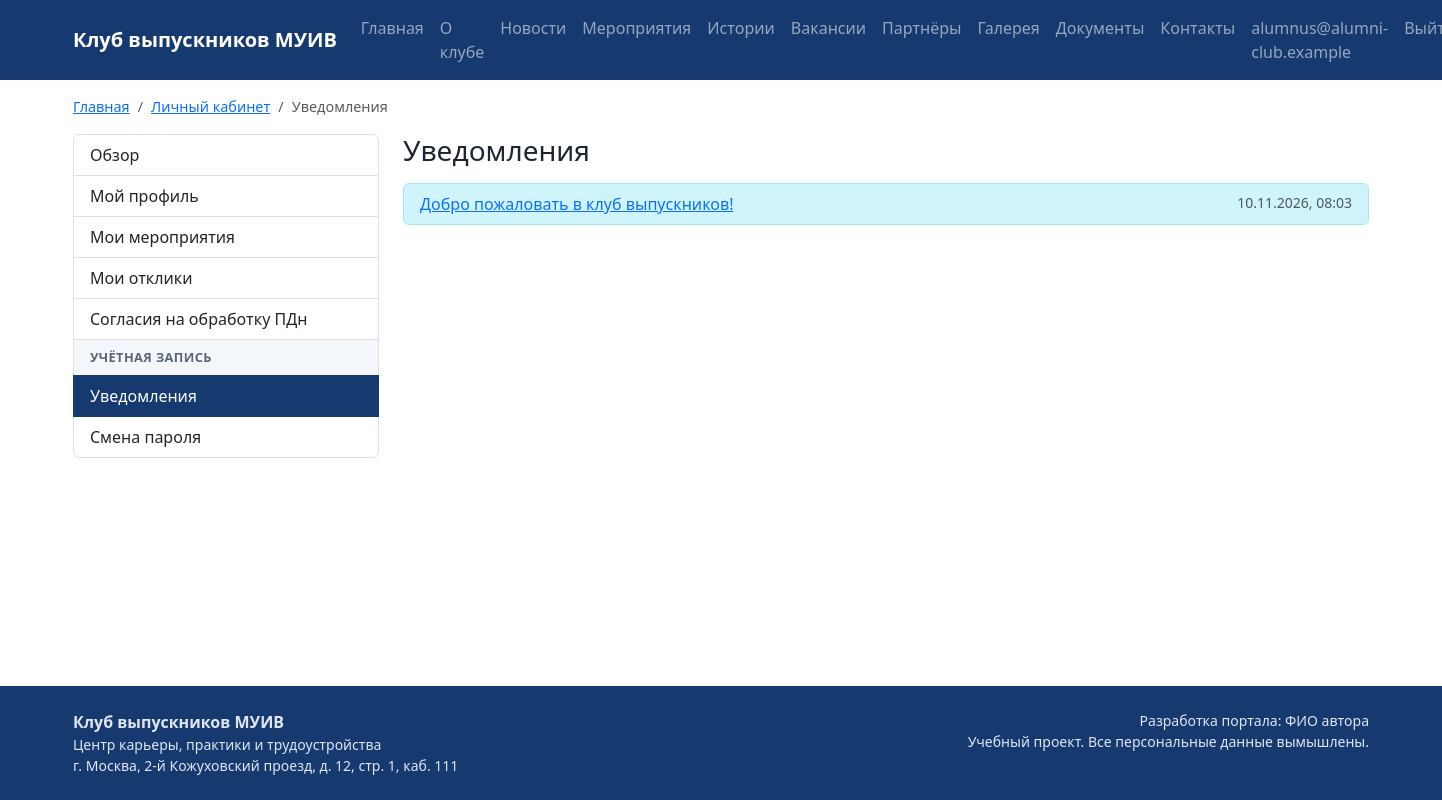
/accounts/cabinet/notifications/ (signed in), run on the app's committed database.
### accounts/models.py (models this page shows, shortened)
class User(AbstractBaseUser):
    email = models.EmailField("Электронная почта", max_length=254, unique=True)
    role = models.ForeignKey(Role, on_delete=models.PROTECT, verbose_name="Роль",
                             related_name="users")
    is_active = models.BooleanField("Активна", default=True)
    created_at = models.DateTimeField("Дата регистрации", auto_now_add=True)
    objects = UserManager()
    USERNAME_FIELD = "email"
    REQUIRED_FIELDS = []
    class Meta:
        db_table = "users"
        verbose_name = "Пользователь"
        verbose_name_plural = "Пользователи"
        ordering = ["email"]
    @property
    def is_admin(self):
        return self.role.code == Role.ADMIN
    @property
    def is_moderator(self):
        return self.role.code in (Role.MODERATOR, Role.ADMIN)
    @property
    def is_alumnus(self):
        return self.role.code == Role.ALUMNUS

class Notification(models.Model):
    user = models.ForeignKey(User, on_delete=models.CASCADE, verbose_name="Пользователь",
                             related_name="notifications")
    text = models.CharField("Текст", max_length=300)
    url = models.CharField("Ссылка", max_length=200, blank=True)
    is_read = models.BooleanField("Прочитано", default=False)
    created_at = models.DateTimeField("Дата", auto_now_add=True)
    class Meta:
        db_table = "notifications"
        verbose_name = "Уведомление"
        verbose_name_plural = "Уведомления"
        ordering = ["-created_at"]

### accounts/views.py (the view)
# urls.py: path("cabinet/notifications/", views.notifications, name="notifications"),
@login_required
def notifications(request):
    items = list(request.user.notifications.all()[:50])
    request.user.notifications.filter(is_read=False).update(is_read=True)
    return render(request, "accounts/notifications.html", {
        "items": items,
        "crumbs": crumbs(CABINET, "Уведомления"),
    })

### core/breadcrumbs.py (called while the page is built)
def crumbs(*items):
    result = []
    for item in items:
        if isinstance(item, str):
            result.append({"title": item, "url": None})
        else:
            title, route, *args = item
            result.append({"title": title, "url": reverse(route, args=args)})
    return result

### core/context_processors.py (called while the page is built)
def site(request):
    return {
        "menu": MENU,
        "portal_name": settings.PORTAL_NAME,
        "portal_author": settings.PORTAL_AUTHOR,
    }

### templates/accounts/notifications.html (shortened to what this page needs)
{% extends "layouts/cabinet.html" %}
{% block cabinet %}
<h1 class="h3 mb-3">Уведомления</h1>
<ul class="list-group">
  {% for item in items %}
    <li class="list-group-item d-flex justify-content-between align-items-start{% if not item.is_read %} list-group-item-info{% endif %}">
      <div>
        {% if item.url %}<a href="{{ item.url }}">{{ item.text }}</a>{% else %}{{ item.text }}{% endif %}
      </div>
      <span class="small text-muted text-nowrap ms-3">{{ item.created_at|date:"d.m.Y, H:i" }}</span>
    </li>
  {% empty %}
    <li class="list-group-item text-muted">Уведомлений пока нет.</li>
  {% endfor %}
</ul>
{% endblock %}

### templates/base.html (shortened to what this page needs)
{% load static %}<!doctype html>
<html lang="ru">
<head>
  <link href="https://cdn.jsdelivr.net/npm/bootstrap@5.3.3/dist/css/bootstrap.min.css" rel="stylesheet">
  <link href="{% static 'css/site.css' %}" rel="stylesheet">
</head>
<body class="d-flex flex-column min-vh-100">
<nav class="navbar navbar-expand-xl navbar-dark site-nav">
  <div class="container">
    <a class="navbar-brand fw-bold" href="{% url 'core:home' %}">{{ portal_name }}</a>
    <div class="collapse navbar-collapse" id="mainMenu">
      <ul class="navbar-nav me-auto">
        {% for title, route in menu %}
          {% url route as item_url %}
          <li class="nav-item">
            <a class="nav-link{% if request.path == item_url %} active{% endif %}" href="{{ item_url }}">{{ title }}</a>
          </li>
        {% endfor %}
      </ul>
      <ul class="navbar-nav">
        {% if user.is_authenticated %}
          <li class="nav-item"><a class="nav-link" href="{% url 'accounts:cabinet' %}">{{ user.email }}</a></li>
          <li class="nav-item">
            <form method="post" action="{% url 'accounts:logout' %}">{% csrf_token %}
              <button class="btn btn-link nav-link" type="submit">Выйти</button>
            </form>
          </li>
        {% else %}
          <li class="nav-item"><a class="nav-link" href="{% url 'accounts:login' %}">Войти</a></li>
          <li class="nav-item"><a class="btn btn-accent ms-xl-2" href="{% url 'club:join' %}">Вступить в клуб</a></li>
        {% endif %}
      </ul>
    </div>
  </div>
</nav>
<div class="container">
  <nav aria-label="Навигационная цепочка" class="mt-3">
    <ol class="breadcrumb">
      {% if crumbs %}
        <li class="breadcrumb-item"><a href="{% url 'core:home' %}">Главная</a></li>
        {% for crumb in crumbs %}
          {% if crumb.url %}
            <li class="breadcrumb-item"><a href="{{ crumb.url }}">{{ crumb.title }}</a></li>
          {% else %}
            <li class="breadcrumb-item active" aria-current="page">{{ crumb.title }}</li>
          {% endif %}
        {% endfor %}
      {% else %}
        <li class="breadcrumb-item active" aria-current="page">Главная</li>
      {% endif %}
    </ol>
  </nav>
</div>
<main class="container flex-grow-1 pb-5">
  {% block content %}{% endblock %}
</main>
<footer class="site-footer py-4 mt-auto">
  <div class="container d-flex flex-column flex-md-row justify-content-between gap-2">
    <div>
      <div class="fw-bold">{{ portal_name }}</div>
      <div class="small">Центр карьеры, практики и трудоустройства</div>
      <div class="small">г. Москва, 2-й Кожуховский проезд, д. 12, стр. 1, каб. 111</div>
    </div>
    <div class="small text-md-end">
      <div>Разработка портала: {{ portal_author }}</div>
      <div>Учебный проект. Все персональные данные вымышлены.</div>
    </div>
  </div>
</footer>
</body>
</html>

### static/css/site.css (style rules this page uses)
:root { --club-blue: #163a70; --club-red: #c8102e; --club-light: #f3f6fb; }
body { font-family: "Segoe UI", Roboto, Arial, sans-serif; color: #1d2433; }
.site-nav { background-color: var(--club-blue); }
.breadcrumb { font-size: 0.9rem; }
h1, h2, h3 { color: var(--club-blue); }
.site-footer { background-color: var(--club-blue); color: #dfe6f2; }

### data on the page
User: email "alumnus@alumni-club.example"
Notification: text "Добро пожаловать в клуб выпускников!", created_at "10.11.2026, 08:03"

### other printed values
{{ portal_name }} "Клуб выпускников МУИВ"
{{ title }} "Главная" "О клубе" "Новости" "Мероприятия" "Истории" "Вакансии" "Партнёры" "Галерея" "Документы" "Контакты"
{{ crumb.title }} "Личный кабинет"
{{ crumb.title }} "Уведомления"
{{ label }} "Обзор Мой профиль Мои мероприятия Мои отклики Согласия на обработку ПДн Уведомления Смена пароля"
{{ portal_author }} "ФИО автора"
